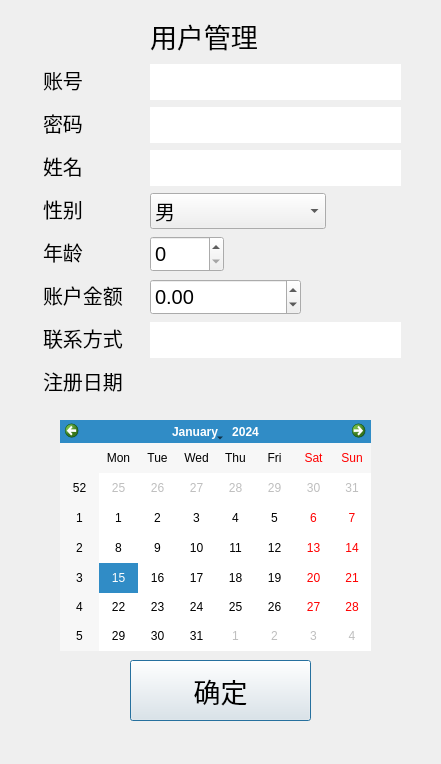
<?xml version="1.0" encoding="UTF-8"?>
<ui version="4.0">
 <class>User</class>
 <widget class="QDialog" name="User">
  <property name="geometry">
   <rect>
    <x>0</x>
    <y>0</y>
    <width>441</width>
    <height>764</height>
   </rect>
  </property>
  <property name="maximumSize">
   <size>
    <width>441</width>
    <height>800</height>
   </size>
  </property>
  <property name="windowTitle">
   <string>Dialog</string>
  </property>
  <widget class="QCalendarWidget" name="calendar">
   <property name="geometry">
    <rect>
     <x>60</x>
     <y>420</y>
     <width>311</width>
     <height>231</height>
    </rect>
   </property>
  </widget>
  <widget class="QPushButton" name="OK">
   <property name="geometry">
    <rect>
     <x>130</x>
     <y>660</y>
     <width>181</width>
     <height>61</height>
    </rect>
   </property>
   <property name="font">
    <font>
     <pointsize>20</pointsize>
    </font>
   </property>
   <property name="text">
    <string>确定</string>
   </property>
  </widget>
  <widget class="QLineEdit" name="userId">
   <property name="geometry">
    <rect>
     <x>150</x>
     <y>64</y>
     <width>251</width>
     <height>36</height>
    </rect>
   </property>
   <property name="font">
    <font>
     <pointsize>15</pointsize>
    </font>
   </property>
   <property name="text">
    <string/>
   </property>
   <property name="frame">
    <bool>false</bool>
   </property>
  </widget>
  <widget class="QLabel" name="label">
   <property name="geometry">
    <rect>
     <x>150</x>
     <y>15</y>
     <width>132</width>
     <height>42</height>
    </rect>
   </property>
   <property name="font">
    <font>
     <pointsize>20</pointsize>
    </font>
   </property>
   <property name="text">
    <string>用户管理</string>
   </property>
  </widget>
  <widget class="QLabel" name="label_2">
   <property name="geometry">
    <rect>
     <x>43</x>
     <y>64</y>
     <width>50</width>
     <height>31</height>
    </rect>
   </property>
   <property name="font">
    <font>
     <pointsize>15</pointsize>
    </font>
   </property>
   <property name="text">
    <string>账号</string>
   </property>
  </widget>
  <widget class="QLineEdit" name="password">
   <property name="geometry">
    <rect>
     <x>150</x>
     <y>107</y>
     <width>251</width>
     <height>36</height>
    </rect>
   </property>
   <property name="font">
    <font>
     <pointsize>15</pointsize>
    </font>
   </property>
   <property name="text">
    <string/>
   </property>
   <property name="frame">
    <bool>false</bool>
   </property>
  </widget>
  <widget class="QLabel" name="label_4">
   <property name="geometry">
    <rect>
     <x>43</x>
     <y>150</y>
     <width>50</width>
     <height>31</height>
    </rect>
   </property>
   <property name="font">
    <font>
     <pointsize>15</pointsize>
    </font>
   </property>
   <property name="text">
    <string>姓名</string>
   </property>
  </widget>
  <widget class="QLabel" name="label_3">
   <property name="geometry">
    <rect>
     <x>43</x>
     <y>107</y>
     <width>50</width>
     <height>31</height>
    </rect>
   </property>
   <property name="font">
    <font>
     <pointsize>15</pointsize>
    </font>
   </property>
   <property name="text">
    <string>密码</string>
   </property>
  </widget>
  <widget class="QComboBox" name="sex">
   <property name="geometry">
    <rect>
     <x>150</x>
     <y>193</y>
     <width>176</width>
     <height>36</height>
    </rect>
   </property>
   <property name="minimumSize">
    <size>
     <width>0</width>
     <height>30</height>
    </size>
   </property>
   <property name="font">
    <font>
     <pointsize>15</pointsize>
    </font>
   </property>
   <item>
    <property name="text">
     <string>男</string>
    </property>
   </item>
   <item>
    <property name="text">
     <string>女</string>
    </property>
   </item>
   <item>
    <property name="text">
     <string>沃尔玛购物袋</string>
    </property>
   </item>
  </widget>
  <widget class="QLineEdit" name="name">
   <property name="geometry">
    <rect>
     <x>150</x>
     <y>150</y>
     <width>251</width>
     <height>36</height>
    </rect>
   </property>
   <property name="font">
    <font>
     <pointsize>15</pointsize>
    </font>
   </property>
   <property name="text">
    <string/>
   </property>
   <property name="frame">
    <bool>false</bool>
   </property>
  </widget>
  <widget class="QLabel" name="label_5">
   <property name="geometry">
    <rect>
     <x>43</x>
     <y>193</y>
     <width>50</width>
     <height>31</height>
    </rect>
   </property>
   <property name="sizePolicy">
    <sizepolicy hsizetype="Preferred" vsizetype="Preferred">
     <horstretch>0</horstretch>
     <verstretch>0</verstretch>
    </sizepolicy>
   </property>
   <property name="font">
    <font>
     <pointsize>15</pointsize>
    </font>
   </property>
   <property name="text">
    <string>性别</string>
   </property>
  </widget>
  <widget class="QLabel" name="label_9">
   <property name="geometry">
    <rect>
     <x>43</x>
     <y>236</y>
     <width>50</width>
     <height>31</height>
    </rect>
   </property>
   <property name="sizePolicy">
    <sizepolicy hsizetype="Preferred" vsizetype="Preferred">
     <horstretch>0</horstretch>
     <verstretch>0</verstretch>
    </sizepolicy>
   </property>
   <property name="font">
    <font>
     <pointsize>15</pointsize>
    </font>
   </property>
   <property name="text">
    <string>年龄</string>
   </property>
  </widget>
  <widget class="QSpinBox" name="age">
   <property name="geometry">
    <rect>
     <x>150</x>
     <y>236</y>
     <width>74</width>
     <height>36</height>
    </rect>
   </property>
   <property name="minimumSize">
    <size>
     <width>0</width>
     <height>30</height>
    </size>
   </property>
   <property name="font">
    <font>
     <pointsize>15</pointsize>
    </font>
   </property>
   <property name="maximum">
    <number>120</number>
   </property>
  </widget>
  <widget class="QLabel" name="label_7">
   <property name="geometry">
    <rect>
     <x>43</x>
     <y>279</y>
     <width>100</width>
     <height>31</height>
    </rect>
   </property>
   <property name="font">
    <font>
     <pointsize>15</pointsize>
    </font>
   </property>
   <property name="text">
    <string>账户金额</string>
   </property>
  </widget>
  <widget class="QLabel" name="label_10">
   <property name="geometry">
    <rect>
     <x>43</x>
     <y>322</y>
     <width>100</width>
     <height>31</height>
    </rect>
   </property>
   <property name="font">
    <font>
     <pointsize>15</pointsize>
    </font>
   </property>
   <property name="text">
    <string>联系方式</string>
   </property>
  </widget>
  <widget class="QDoubleSpinBox" name="money">
   <property name="geometry">
    <rect>
     <x>150</x>
     <y>279</y>
     <width>151</width>
     <height>36</height>
    </rect>
   </property>
   <property name="minimumSize">
    <size>
     <width>0</width>
     <height>30</height>
    </size>
   </property>
   <property name="font">
    <font>
     <pointsize>15</pointsize>
    </font>
   </property>
   <property name="minimum">
    <double>-10000.000000000000000</double>
   </property>
   <property name="maximum">
    <double>10000.000000000000000</double>
   </property>
  </widget>
  <widget class="QLineEdit" name="contact">
   <property name="geometry">
    <rect>
     <x>150</x>
     <y>322</y>
     <width>251</width>
     <height>36</height>
    </rect>
   </property>
   <property name="font">
    <font>
     <pointsize>15</pointsize>
    </font>
   </property>
   <property name="text">
    <string/>
   </property>
   <property name="frame">
    <bool>false</bool>
   </property>
  </widget>
  <widget class="QLineEdit" name="registerTime">
   <property name="enabled">
    <bool>false</bool>
   </property>
   <property name="geometry">
    <rect>
     <x>150</x>
     <y>365</y>
     <width>251</width>
     <height>36</height>
    </rect>
   </property>
   <property name="font">
    <font>
     <pointsize>15</pointsize>
    </font>
   </property>
   <property name="text">
    <string/>
   </property>
   <property name="frame">
    <bool>false</bool>
   </property>
  </widget>
  <widget class="QLabel" name="label_8">
   <property name="geometry">
    <rect>
     <x>43</x>
     <y>365</y>
     <width>100</width>
     <height>31</height>
    </rect>
   </property>
   <property name="font">
    <font>
     <pointsize>15</pointsize>
    </font>
   </property>
   <property name="text">
    <string>注册日期</string>
   </property>
  </widget>
 </widget>
 <resources/>
 <connections/>
</ui>
